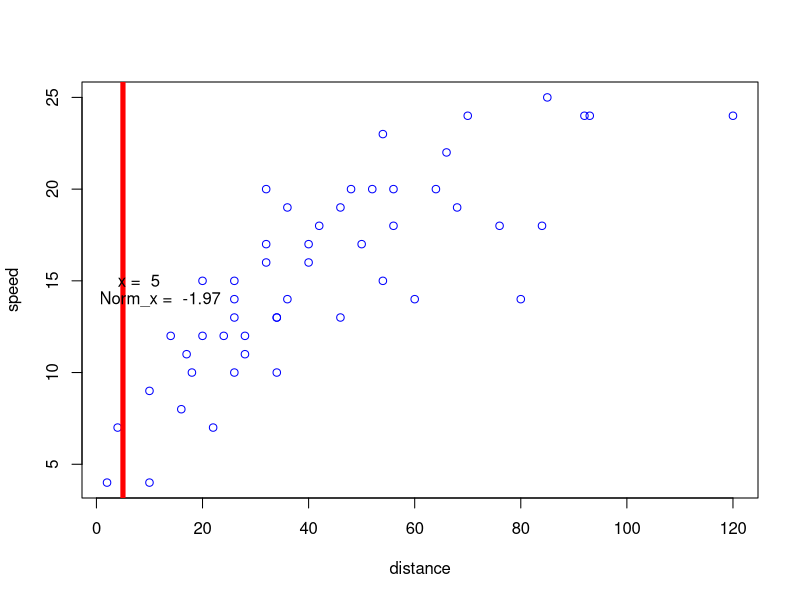

R code for this plot:
## ---- chunk 1
data(cars)
## ---- chunk 2
plot(cars$dist,cars$speed,xlab='distance',ylab='speed',col='blue')
x <- 5
lines(c(x, x), c(0, 200),col="red",lwd=5)
norm <- (x-mean(cars$speed))/sd(cars$speed)
text(8, 15, paste("x = ", x))
text(12, 14, paste("Norm_x = ", round(norm, 2)))
